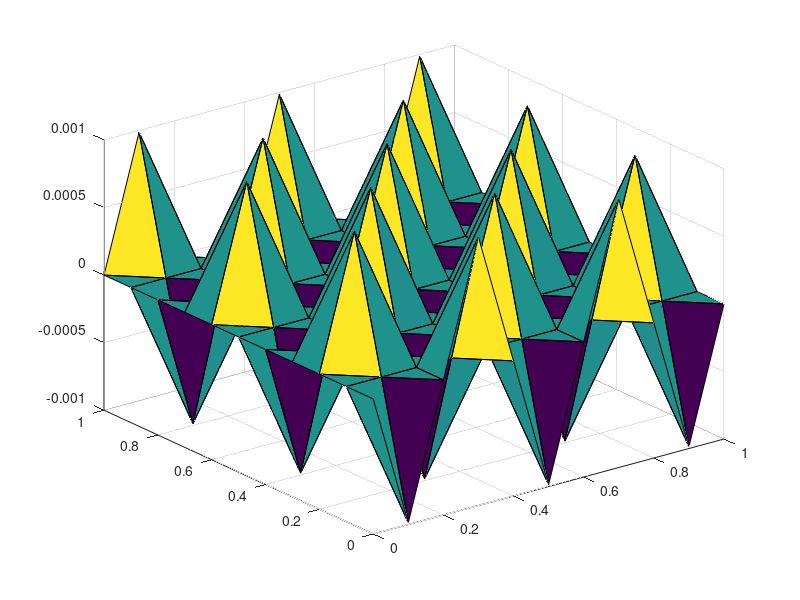

Reproduce this figure in MATLAB.
%%This script solve a system of coupled reaction diffusion equations with
%%time delay term, and zero Neumann B.C.
% Wakil Sarfaraz 17/02/2016


%clear all; 
close all; 
clc;

xmax = 1;
tm = 1;
dt = 0.1;
M = tm/dt;

Dh = 0.01;
Dp = 0.025;

a1 = 1.2;
a2 = 0.3;
b = 0.2;
c1 = 0.9;
c2 = 0.42;
k1 = 1;
k2 = 2.1;

tau = 0.5; % Delay Parameter

N = 10;
X = linspace(0,xmax,N+1);
T = linspace(0,tm,M+1);

[x,y] = meshgrid(X,X);

x = x(:);
y = y(:);

NNODES = (N+1)^2;
H = zeros(NNODES,1);
P = zeros(NNODES,1);

NTRI = 2*N^2;  
LNODES = zeros(NTRI,3); 
for i = 1:N
    for j = 1: N
        LNODES(i+2*(j-1)*N,1) = i+(j-1)*(N+1);
        LNODES(i+2*(j-1)*N,2) = i+j*(N+1); 
        LNODES(i+2*(j-1)*N,3) = (i+1)+(j-1)*(N+1); 
        
        LNODES(i+N+2*(j-1)*N,1) = i+1+j*(N+1); 
        LNODES(i+N+2*(j-1)*N,2) = (i+1)+(j-1)*(N+1);
        LNODES(i+N+2*(j-1)*N,3) = i+j*(N+1);
                                   
    end
end


GH = zeros(NNODES,2);
GP = zeros(NNODES,2);

for i = 1 : NNODES
    H(i) = H(i)+0.0001*pi^2*sin(10*xmax*pi*sin(5*pi*x(i))+10*xmax*pi*sin(5*pi*y(i)));%*sin(0.5*pi*x(i));
    P(i) = P(i)+0.0001*pi^2*sin(15*pi*x(i))*cos(15*pi*y(i));
end

for i = 1 : NNODES
    if (y(i)==0 && x(i)>=0 && x(i) <= xmax && i<=N)
        GH(i,2)= (H(LNODES(i,2))-H(LNODES(i,1)))/(y(LNODES(i,2))-y(LNODES(i,1)));
    else

    end
end
trisurf(LNODES,x,y,P(:,:))

GH











































































